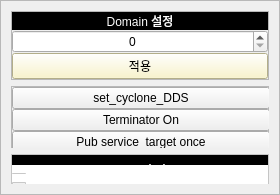
      <widget class="QFrame" name="left_slide_menu">
       <property name="enabled">
        <bool>true</bool>
       </property>
       <property name="minimumSize">
        <size>
         <width>280</width>
         <height>0</height>
        </size>
       </property>
       <property name="maximumSize">
        <size>
         <width>280</width>
         <height>16777215</height>
        </size>
       </property>
       <property name="styleSheet">
        <string notr="true"/>
       </property>
       <property name="frameShape">
        <enum>QFrame::StyledPanel</enum>
       </property>
       <property name="frameShadow">
        <enum>QFrame::Raised</enum>
       </property>
       <property name="lineWidth">
        <number>1</number>
       </property>
       <layout class="QVBoxLayout" name="verticalLayout_19" stretch="1,7,2">
        <property name="leftMargin">
         <number>10</number>
        </property>
        <property name="topMargin">
         <number>10</number>
        </property>
        <property name="rightMargin">
         <number>10</number>
        </property>
        <property name="bottomMargin">
         <number>10</number>
        </property>
        <item>
         <widget class="QFrame" name="domain_conf">
          <property name="frameShape">
           <enum>QFrame::StyledPanel</enum>
          </property>
          <property name="frameShadow">
           <enum>QFrame::Raised</enum>
          </property>
          <layout class="QVBoxLayout" name="verticalLayout_20">
           <property name="spacing">
            <number>0</number>
           </property>
           <property name="leftMargin">
            <number>0</number>
           </property>
           <property name="topMargin">
            <number>0</number>
           </property>
           <property name="rightMargin">
            <number>0</number>
           </property>
           <property name="bottomMargin">
            <number>0</number>
           </property>
           <item>
            <widget class="QLabel" name="domain_label">
             <property name="maximumSize">
              <size>
               <width>16777215</width>
               <height>30</height>
              </size>
             </property>
             <property name="styleSheet">
              <string notr="true">background-color:black;
color:white;</string>
             </property>
             <property name="text">
              <string>Domain 설정</string>
             </property>
             <property name="alignment">
              <set>Qt::AlignCenter</set>
             </property>
            </widget>
           </item>
           <item>
            <widget class="QSpinBox" name="domain_spin_box">
             <property name="alignment">
              <set>Qt::AlignCenter</set>
             </property>
             <property name="maximum">
              <number>232</number>
             </property>
            </widget>
           </item>
           <item>
            <widget class="QPushButton" name="apply_domain">
             <property name="styleSheet">
              <string notr="true">background-color:#FAF4C0;</string>
             </property>
             <property name="text">
              <string>적용</string>
             </property>
            </widget>
           </item>
          </layout>
         </widget>
        </item>
        <item>
         <widget class="QFrame" name="tm_conf">
          <property name="frameShape">
           <enum>QFrame::StyledPanel</enum>
          </property>
          <property name="frameShadow">
           <enum>QFrame::Raised</enum>
          </property>
          <widget class="QWidget" name="layoutWidget">
           <property name="geometry">
            <rect>
             <x>1</x>
             <y>1</y>
             <width>258</width>
             <height>531</height>
            </rect>
           </property>
           <layout class="QVBoxLayout" name="verticalLayout_23">
            <property name="spacing">
             <number>0</number>
            </property>
            <item>
             <layout class="QVBoxLayout" name="verticalLayout_21">
              <property name="spacing">
               <number>0</number>
              </property>
              <item>
               <widget class="QPushButton" name="dds">
                <property name="text">
                 <string>set_cyclone_DDS</string>
                </property>
               </widget>
              </item>
              <item>
               <widget class="QPushButton" name="turnOn_terminator">
                <property name="text">
                 <string>Terminator On</string>
                </property>
               </widget>
              </item>
              <item>
               <widget class="QPushButton" name="send_destination">
                <property name="text">
                 <string>Pub service_target once</string>
                </property>
               </widget>
              </item>
              <item>
               <widget class="QPushButton" name="robot_sw_ver">
                <property name="text">
                 <string>SSH 로봇 버전확인</string>
                </property>
               </widget>
              </item>
              <item>
               <layout class="QHBoxLayout" name="horizontalLayout_8">
                <property name="spacing">
                 <number>0</number>
                </property>
                <item>
                 <widget class="QComboBox" name="rut_wifi">
                  <property name="layoutDirection">
                   <enum>Qt::LeftToRight</enum>
                  </property>
                  <property name="maxVisibleItems">
                   <number>0</number>
                  </property>
                  <property name="sizeAdjustPolicy">
                   <enum>QComboBox::AdjustToContentsOnFirstShow</enum>
                  </property>
                  <item>
                   <property name="text">
                    <string>12호기</string>
                   </property>
                  </item>
                  <item>
                   <property name="text">
                    <string>24호기</string>
                   </property>
                  </item>
                 </widget>
                </item>
                <item>
                 <widget class="QPushButton" name="rut_wifi_button">
                  <property name="text">
                   <string>verify_rut_wifi</string>
                  </property>
                 </widget>
                </item>
               </layout>
              </item>
             </layout>
            </item>
            <item>
             <widget class="QPlainTextEdit" name="dds_output">
              <property name="minimumSize">
               <size>
                <width>0</width>
                <height>150</height>
               </size>
              </property>
             </widget>
            </item>
           </layout>
          </widget>
         </widget>
        </item>
        <item alignment="Qt::AlignTop">
         <widget class="QFrame" name="alias_frame">
          <property name="minimumSize">
           <size>
            <width>0</width>
            <height>30</height>
           </size>
          </property>
          <property name="styleSheet">
           <string notr="true">background-color:white;</string>
          </property>
          <property name="frameShape">
           <enum>QFrame::StyledPanel</enum>
          </property>
          <property name="frameShadow">
           <enum>QFrame::Raised</enum>
          </property>
          <layout class="QVBoxLayout" name="verticalLayout_22">
           <property name="spacing">
            <number>0</number>
           </property>
           <property name="leftMargin">
            <number>0</number>
           </property>
           <property name="topMargin">
            <number>0</number>
           </property>
           <property name="rightMargin">
            <number>0</number>
           </property>
           <property name="bottomMargin">
            <number>0</number>
           </property>
           <item>
            <widget class="QLabel" name="label_7">
             <property name="minimumSize">
              <size>
               <width>0</width>
               <height>30</height>
              </size>
             </property>
             <property name="maximumSize">
              <size>
               <width>16777215</width>
               <height>50</height>
              </size>
             </property>
             <property name="styleSheet">
              <string notr="true">background-color:black;
color:white;</string>
             </property>
             <property name="text">
              <string>&lt;html&gt;&lt;head/&gt;&lt;body&gt;&lt;p align=&quot;center&quot;&gt;Topic 추가&lt;/p&gt;&lt;/body&gt;&lt;/html&gt;</string>
             </property>
             <property name="alignment">
              <set>Qt::AlignLeading|Qt::AlignLeft|Qt::AlignVCenter</set>
             </property>
            </widget>
           </item>
           <item>
            <widget class="QCheckBox" name="nb_ego_checkbox">
             <property name="minimumSize">
              <size>
               <width>0</width>
               <height>30</height>
              </size>
             </property>
             <property name="text">
              <string>/nb_ego_status_logger</string>
             </property>
            </widget>
           </item>
           <item>
            <widget class="QCheckBox" name="debugData">
             <property name="minimumSize">
              <size>
               <width>0</width>
               <height>30</height>
              </size>
             </property>
             <property name="text">
              <string>debugData</string>
             </property>
            </widget>
           </item>
          </layout>
         </widget>
        </item>
       </layout>
      </widget>
